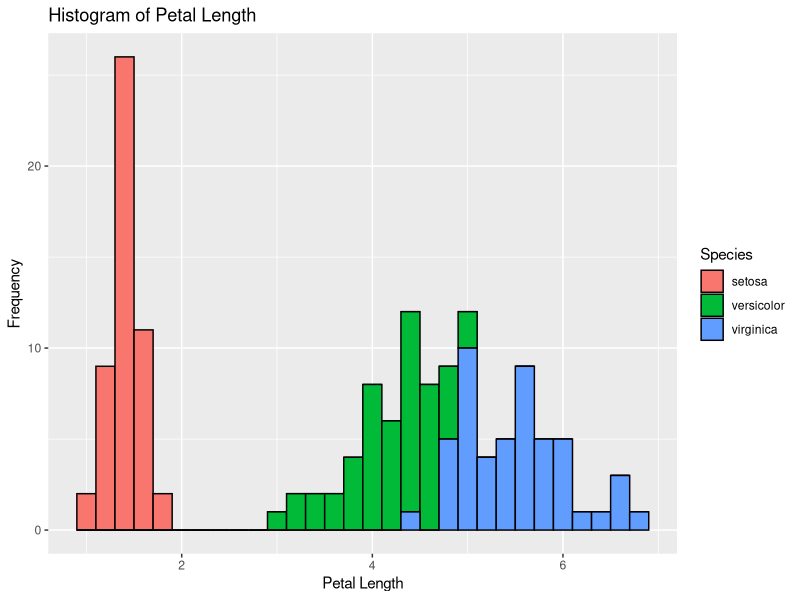

Reproduce this figure in R.
# load the iris dataset
data(iris)
# Calculate the mean of the Petal.Length field and save it as an object named petal_length_mean
x = iris$Petal.Length
petal_length_mean = mean(x)
petal_length_mean
# Plot the distribution of the Petal.Length column as a histogram
library(ggplot2)
histogram = ggplot(data=iris, aes(x))
histogram + geom_histogram(binwidth=0.2, color="black", aes(fill=Species)) + 
  xlab("Petal Length") +  ylab("Frequency") + ggtitle("Histogram of Petal Length")
